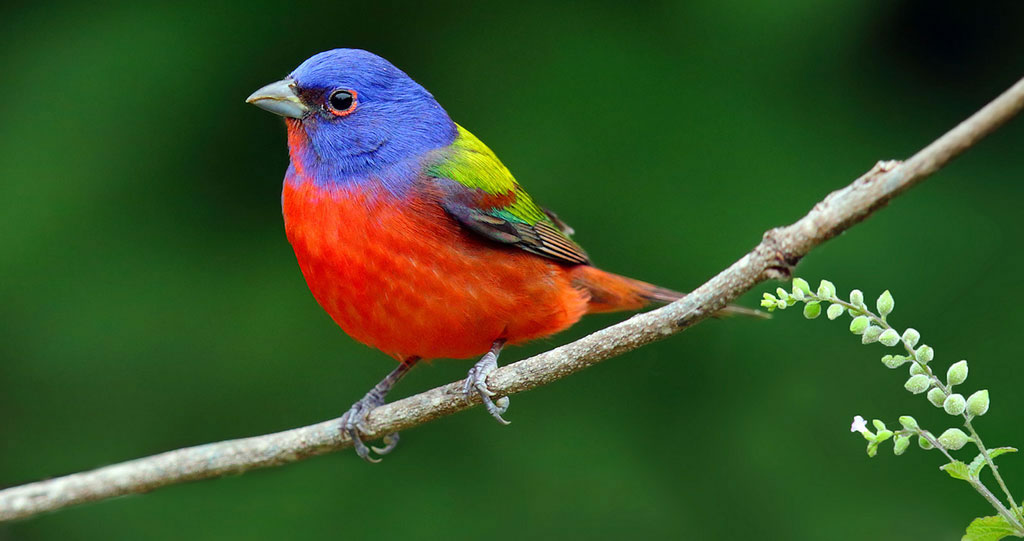
#> input picture data/bird.jpg, 1024 x 541 px, found by its file name
$ python canny_edge_detection.py
#> lines starting #> are read from the running program, lines starting #| are printed output that depends on the picture; after the words box and inside, x2 and y2 are one past the last pixel; in counts of white or black regions, pixels touching at a corner belong together
import os

import cv2
import numpy as np

img = cv2.imread(os.path.join('.', 'data', 'bird.jpg'))
#> img is the input picture: shape (541, 1024, 3); mean B, G, R 40.5, 82.9, 57.1

#use canny edge detector for edge detection (other types: sobel and laplace operators)
img_edge = cv2.Canny(img, 250, 200)
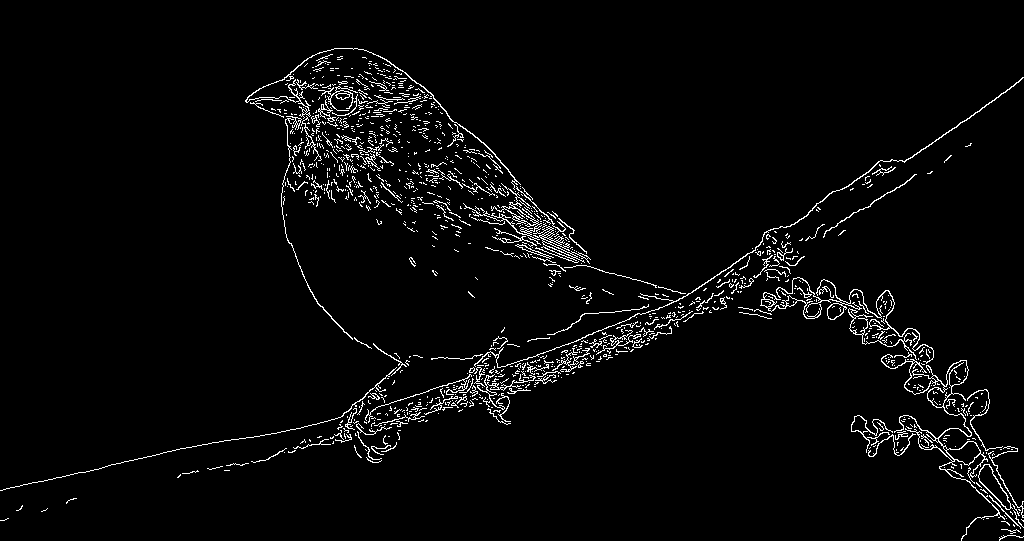
#> img_edge: shape (541, 1024); 3.2% white in thin lines or dots

#dilate (or thicken) lines
img_edge_dilate = cv2.dilate(img_edge, np.ones((3, 3), dtype=np.int8))
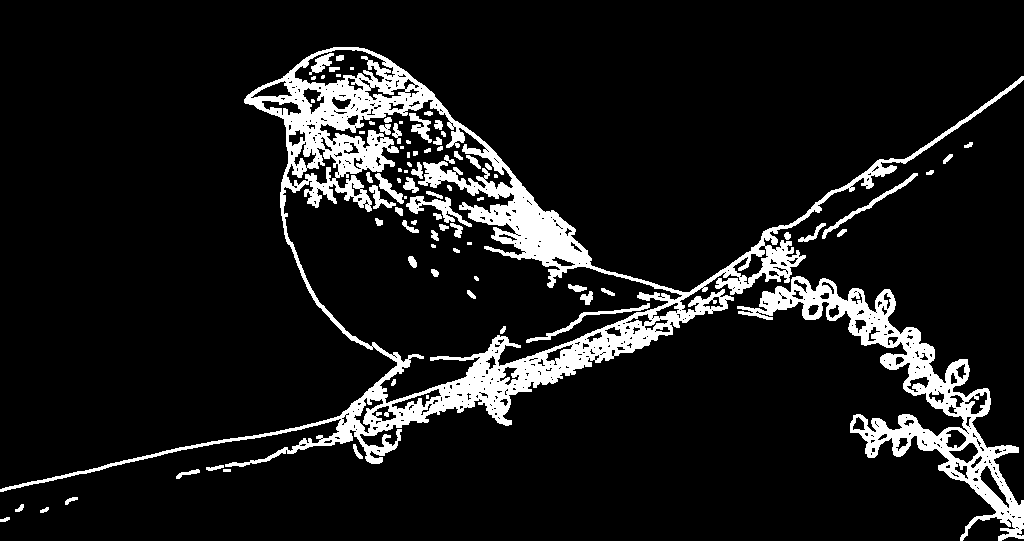
#> img_edge_dilate: shape (541, 1024); 10.2% white; 83 white regions (20 under 20 px), largest, box (x1, y1, x2, y2) and area: (0, 47, 1024, 492) 37728, (737, 276, 1024, 541) 12980, (406, 196, 472, 227) 614

#erode (or thins) lines
img_edge_erode = cv2.erode(img_edge_dilate, np.ones((3, 3), dtype=np.int8))
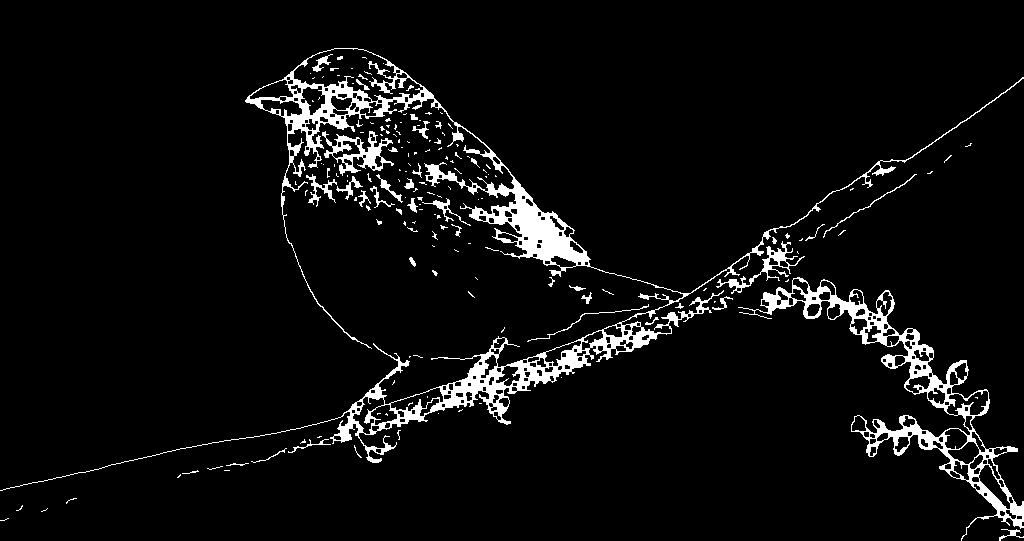
#> img_edge_erode: shape (541, 1024); 5.5% white; 170 white regions (132 under 20 px), largest, box (x1, y1, x2, y2) and area: (0, 48, 1024, 491) 17712, (738, 277, 1024, 541) 7332, (322, 131, 394, 176) 1101

cv2.imshow('img', img)
cv2.imshow('img_edge', img_edge)
cv2.imshow('img_edge_dilate', img_edge_dilate)
cv2.imshow('img_edge_erode', img_edge_erode)


cv2.waitKey(0)
